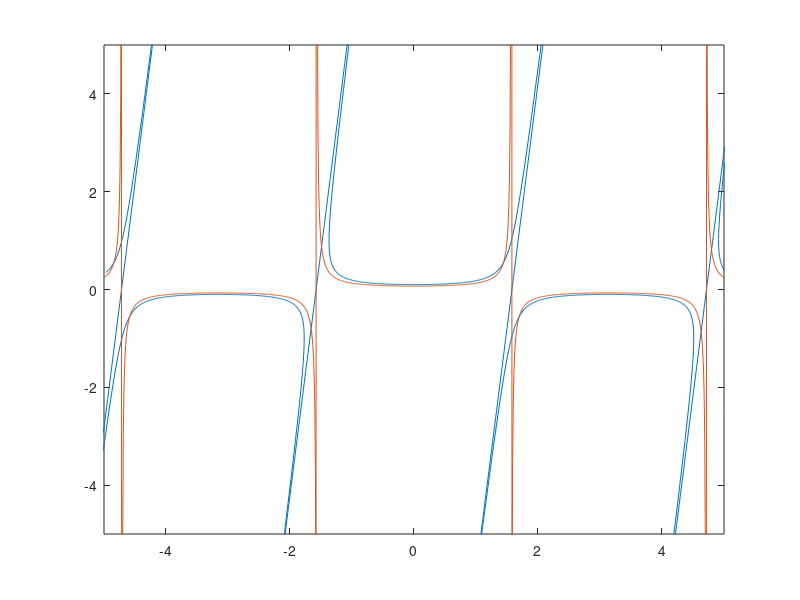

Here is the MATLAB script that generated this plot:
function sensorless()
  find_match(0.1,0.07,0.1);
endfunction

function [theta, omega] = find_match(v1, v2, s)
  phi = 0;
  target_omega = 0;

  t = [-5:0.01:5];

  % x1/y1 is skewed sec graph
  y1 = v1*sec(t);
  x1 = t + s*y1;

  % x2/y2 is straight sec graph
  y2 = v2*sec(t);
  x2 = t;

  plot(x1,y1,x2,y2);
  xlim([-5 5]);
  ylim([-5 5]);

  while (phi < pi)
    a = sqrt(v1^2 + v2^2 - 2*v1*v2*cos(phi));
    x = asin(v1*sin(phi)/a);
    theta = x - pi/2;

    y1 = v1*sec(theta);
    y2 = v2*sec(theta + phi);

    if abs(y1*s - phi) < 0.01
      sln = [theta, phi, v2*sec(theta)]
    end
    phi = phi + 0.01;
  end
endfunction
